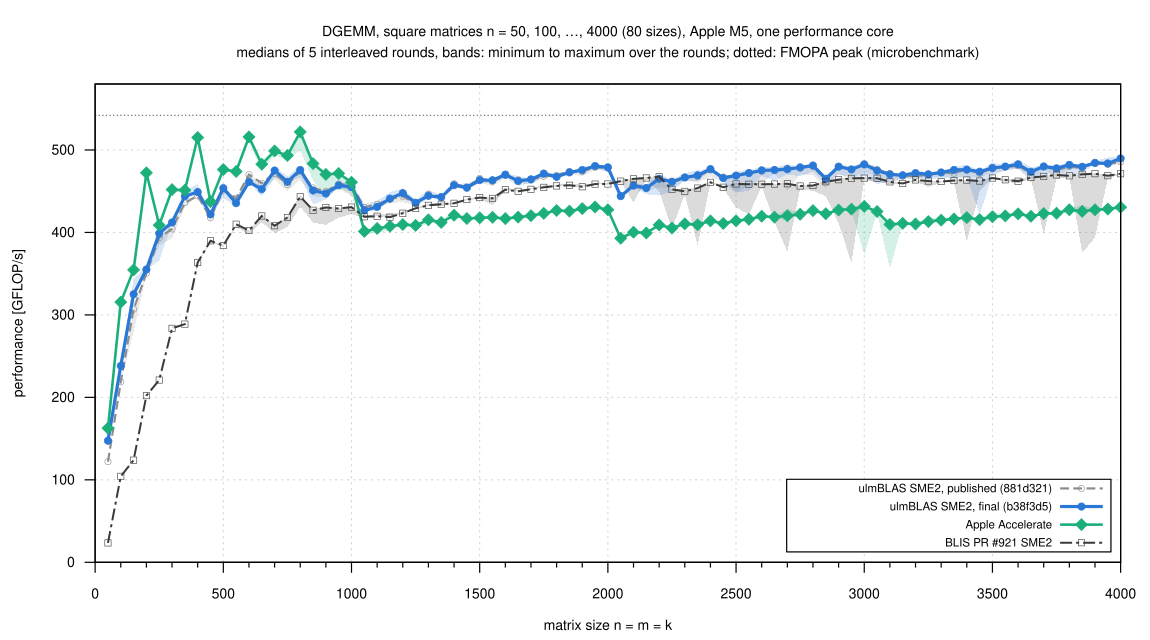

The script that saved this image:
load "_style.gp"
set terminal svg size 1150,640 dynamic enhanced font "Helvetica,14" background rgb "white"
set output "sweep.svg"
set title "DGEMM, square matrices n = 50, 100, …, 4000 (80 sizes), Apple M5, one performance core\nmedians of 5 interleaved rounds, bands: minimum to maximum over the rounds; dotted: FMOPA peak (microbenchmark)" font ",14"
set xlabel "matrix size n = m = k"
set ylabel "performance [GFLOP/s]"
set xrange [0:4000]
set xtics 0, 500, 4000
set mxtics 5
set yrange [0:580]
set style fill transparent solid 0.18 noborder
set key inside right bottom vertical font ",11.5" spacing 1.05 box opaque
plot SMEPEAK with lines ls 9 notitle, \
     SW."squares.csv" using "n":"accelerate_min":"accelerate_max" with filledcurves lc rgb "#1baf7a" notitle, \
     ""               using "n":"blis_sme_min":"blis_sme_max"     with filledcurves lc rgb "#3a3a38" notitle, \
     ""               using "n":"published_min":"published_max"   with filledcurves lc rgb "#8c8c8c" notitle, \
     ""               using "n":"final_min":"final_max"           with filledcurves lc rgb "#2a78d6" notitle, \
     ""               using "n":"published"  with linespoints ls 1 title L1, \
     ""               using "n":"final"      with linespoints ls 5 title "ulmBLAS SME2, final (b38f3d5)", \
     ""               using "n":"accelerate" with linespoints ls 6 title L6, \
     ""               using "n":"blis_sme"   with linespoints ls 7 title L7
